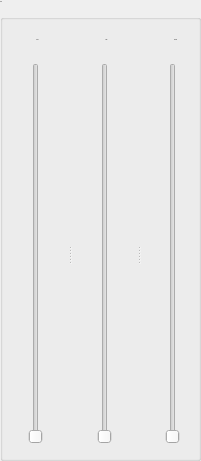
       <widget class="QGroupBox" name="groupBox_4">
        <property name="geometry">
         <rect>
          <x>0</x>
          <y>130</y>
          <width>201</width>
          <height>461</height>
         </rect>
        </property>
        <property name="font">
         <font>
          <pointsize>-1</pointsize>
          <weight>50</weight>
          <italic>false</italic>
          <bold>false</bold>
         </font>
        </property>
        <property name="title">
         <string>AGC</string>
        </property>
        <widget class="QLabel" name="lblAGCFast">
         <property name="geometry">
          <rect>
           <x>2</x>
           <y>30</y>
           <width>71</width>
           <height>20</height>
          </rect>
         </property>
         <property name="font">
          <font>
           <pointsize>-1</pointsize>
           <weight>50</weight>
           <italic>false</italic>
           <bold>false</bold>
          </font>
         </property>
         <property name="text">
          <string>FAST</string>
         </property>
         <property name="alignment">
          <set>Qt::AlignCenter</set>
         </property>
        </widget>
        <widget class="QLabel" name="lbllvlAGCMid">
         <property name="geometry">
          <rect>
           <x>76</x>
           <y>30</y>
           <width>61</width>
           <height>20</height>
          </rect>
         </property>
         <property name="font">
          <font>
           <pointsize>-1</pointsize>
           <weight>50</weight>
           <italic>false</italic>
           <bold>false</bold>
          </font>
         </property>
         <property name="text">
          <string>MID</string>
         </property>
         <property name="alignment">
          <set>Qt::AlignCenter</set>
         </property>
        </widget>
        <widget class="QLabel" name="lbllvlAGCSlow">
         <property name="geometry">
          <rect>
           <x>140</x>
           <y>30</y>
           <width>71</width>
           <height>20</height>
          </rect>
         </property>
         <property name="font">
          <font>
           <pointsize>-1</pointsize>
           <weight>50</weight>
           <italic>false</italic>
           <bold>false</bold>
          </font>
         </property>
         <property name="text">
          <string>SLOW</string>
         </property>
         <property name="alignment">
          <set>Qt::AlignCenter</set>
         </property>
        </widget>
        <widget class="QSplitter" name="splitter_4">
         <property name="geometry">
          <rect>
           <x>4</x>
           <y>63</y>
           <width>201</width>
           <height>381</height>
          </rect>
         </property>
         <property name="orientation">
          <enum>Qt::Horizontal</enum>
         </property>
         <widget class="QSlider" name="lvlAGCFast">
          <property name="minimum">
           <number>20</number>
          </property>
          <property name="maximum">
           <number>4000</number>
          </property>
          <property name="singleStep">
           <number>20</number>
          </property>
          <property name="pageStep">
           <number>20</number>
          </property>
          <property name="orientation">
           <enum>Qt::Vertical</enum>
          </property>
         </widget>
         <widget class="QSlider" name="lvlAGCMid">
          <property name="minimum">
           <number>20</number>
          </property>
          <property name="maximum">
           <number>4000</number>
          </property>
          <property name="singleStep">
           <number>20</number>
          </property>
          <property name="pageStep">
           <number>20</number>
          </property>
          <property name="orientation">
           <enum>Qt::Vertical</enum>
          </property>
         </widget>
         <widget class="QSlider" name="lvlAGCSlow">
          <property name="minimum">
           <number>20</number>
          </property>
          <property name="maximum">
           <number>4000</number>
          </property>
          <property name="singleStep">
           <number>20</number>
          </property>
          <property name="pageStep">
           <number>20</number>
          </property>
          <property name="orientation">
           <enum>Qt::Vertical</enum>
          </property>
         </widget>
        </widget>
       </widget>
